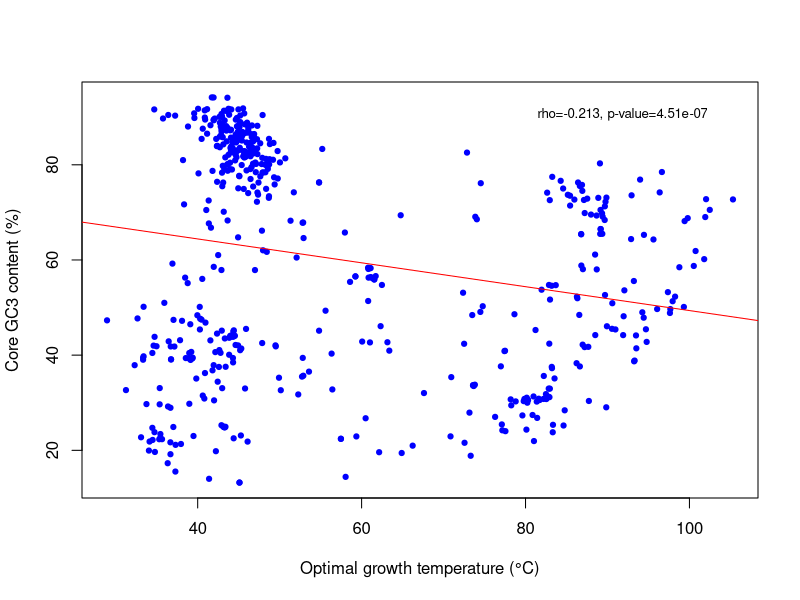

Write R code to recreate this figure.
#Figure 10

data1 <- read.csv("GC3_all_prop.csv",header=T)
attach(data1)

Temp<-unlist(data1[2])
core.gc3<-unlist(data1[5]) *100

pdf("Fig10_Temp_Core_GC3.pdf")
plot(Temp,core.gc3,pch=19,cex=0.7,xlab="Optimal growth temperature (°C)",ylab="Core GC3 content (%)",col="blue") #Make a plot for this aswell - to show correlation/interaction

abline(lm(core.gc3~Temp),col="red")

ct2 <-cor.test(Temp,core.gc3)
ct2.p<-ct2$p.value
ct2.rho<-ct2$estimate

#Significant figures
ctrho2 <- signif(ct2.rho, digits =3)
ctp2 <- signif(ct2.p, digits =3)

txt2<-paste("rho=",ctrho2,", p-value=",ctp2,sep="")
mtext(txt2,side=3,adj=0.9,line=-2,cex=0.8)

cor.test(Temp,core.gc3)

dev.off()



